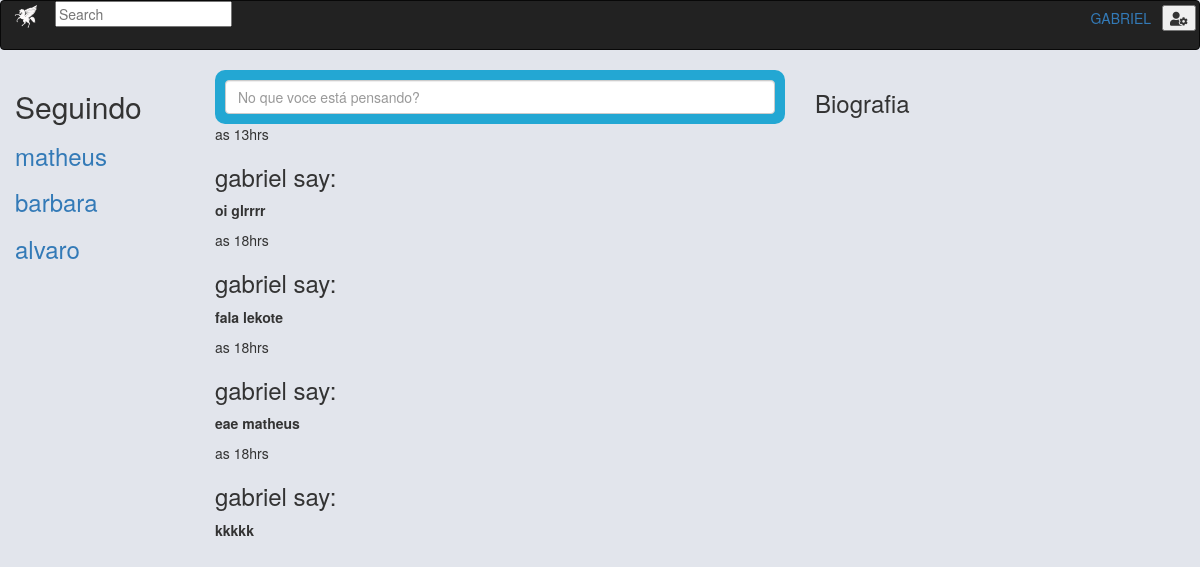
The app's page /dashboard/profile/4/ (signed in) with its own data.
### twistter/models.py (models this page shows, shortened)
class PostText(models.Model):
    user = models.ForeignKey(User, on_delete=models.CASCADE, related_name='posts')
    text = models.TextField()
    time = models.DateTimeField(auto_now_add=True)
    class Meta:
        ordering = ['-time']

### twistter/views.py (the view)
# urls.py: path('dashboard/profile/<int:pk>/',Profile.as_view(), name='profile'),
class Profile(LoginRequiredMixin, DetailView):
    template_name = 'profile.html'
    model = User

### twistter/templates/profile.html (shortened to what this page needs)
{% extends "base_dashboard.html" %}
{% block content-left %}
    <h2>Seguindo</h2>
        {% for friend in object.profile.friends.all %}
            {% if friend != user %}
                <h3>
                    <a href="{% url 'profile' friend.pk %}">
                        {% firstof friend.get_full_name friend.username %}
                    </a>
                </h3>
            {% else %}
                <h3>
                    <a href="{% url 'dashboard' %}">
                        {% firstof friend.get_full_name friend.username %}
                    </a>
                </h3>
            {% endif %}
        {% endfor %}
{% endblock  %}
{% block content-middle %}
    <div id="form-post">
                <form action="{% url 'post_create' %}" method="post">
                    <div id="pergunta">
                        <input type="text" class="form-control" id="id_text" name="text" placeholder="No que voce está pensando?" maxlength="500" required>
                    </div>
                </form>
            </div>
                {% for post in object.posts.all %}
                    <div id="posts" class="">
                        <p>as {{ post.time.hour }}hrs</p>
                        <h3>{{ post.user }} say:</h3>
                        <div id="post-text">
                            <p><strong>{{ post.text }}</strong></p>
                        </div>
                    </div>
                {% endfor %}
{% endblock  %}
{% block content-right %}
    <div id="biografia">
        <h3>Biografia</h3>
    </div>
{% endblock  %}

### twistter/templates/base_dashboard.html (shortened to what this page needs)
<!DOCTYPE html>
{% load static %}
<html lang="pt-br">
<head>
  <link rel="stylesheet" href="https://maxcdn.bootstrapcdn.com/bootstrap/3.3.7/css/bootstrap.min.css">
  <link rel="stylesheet" href="{% static 'style.css' %}">
  <link rel="stylesheet" href="https://use.fontawesome.com/releases/v5.5.0/css/all.css">
</head>
<body data-spy="scroll" data-target=".navbar" data-offset="50">
    <div id="body-dashboard">
        <nav class="navbar navbar-inverse" data-spy="affix" data-offset-top="197">
            <a href="{% url 'dashboard' %}">
                <img src="{% static '//meteoro.png' %}" alt="">
            </a>
            <div id="menu-dashboard" class="">
                <ul>
                    <li><a href="{% url 'dashboard' %}">{{ user.username }}</a></li>
                    <li><div class="dropdown">
                        <button id="dLabel" type="button" data-toggle="dropdown" aria-haspopup="true" aria-expanded="false">
                            <i class="fas fa-user-cog"></i>
                        </button>
                    </div>
                    </li>
                </ul>
            </div>
            <input type="text" class="" placeholder="Search">
        </nav>
        <div class="col-xs-2" id="dashboard-left">
            {% block content-left %}{% endblock %}
        </div>
        <div class="col-xs-6" id="dashboard-middle">
            {% block content-middle %}{% endblock %}
        </div>
        <div class="col-xs-3" id="dashboard-right">
            {% block content-right %}{% endblock %}
        </div>
    </div>
</body>
</html>

### instagram/static/style.css (style rules this page uses)
body { background-color: rgb(226, 229, 236); }
#form-post { background-color: rgb(35, 167, 211); margin: 0rem 0rem 0rem 0rem; padding: 1rem 1rem 1rem 1rem; border-radius: 1rem; }
#menu-dashboard { display: block; }
#menu-dashboard ul { list-style: none; text-transform: uppercase; top: 1rem; }
#menu-dashboard li { display: inline-block; padding: 3.5px; margin: 0rem; transition: 1s; }
#menu-dashboard { float: right; }

### records on screen
PostText: time.hour "13", user "gabriel", text "oi glrrrr"
PostText: time.hour "18", user "gabriel", text "fala lekote"
PostText: time.hour "18", user "gabriel", text "eae matheus"
PostText: time.hour "18", user "gabriel", text "kkkkk"

### other values on screen
{{ user.username }} "GABRIEL"
